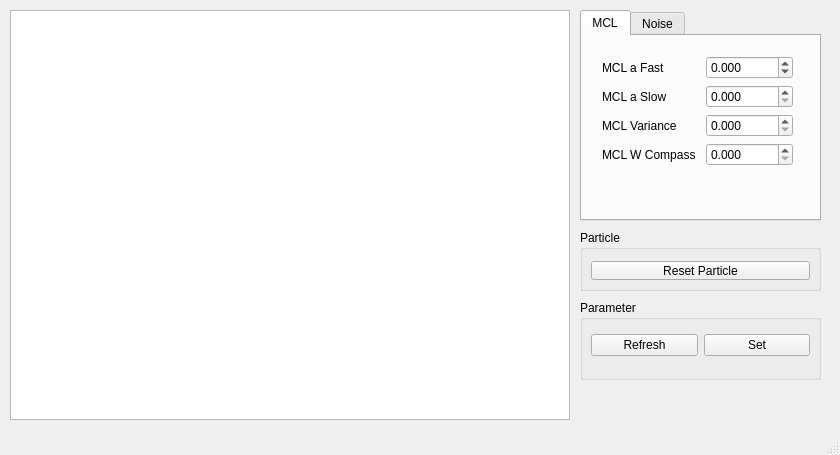
<?xml version="1.0" encoding="UTF-8"?>
<ui version="4.0">
 <class>MainWindow</class>
 <widget class="QMainWindow" name="MainWindow">
  <property name="geometry">
   <rect>
    <x>0</x>
    <y>0</y>
    <width>840</width>
    <height>455</height>
   </rect>
  </property>
  <property name="sizePolicy">
   <sizepolicy hsizetype="Preferred" vsizetype="Preferred">
    <horstretch>0</horstretch>
    <verstretch>0</verstretch>
   </sizepolicy>
  </property>
  <property name="windowTitle">
   <string>MainWindow</string>
  </property>
  <widget class="QWidget" name="centralWidget">
   <property name="sizePolicy">
    <sizepolicy hsizetype="Expanding" vsizetype="Expanding">
     <horstretch>0</horstretch>
     <verstretch>0</verstretch>
    </sizepolicy>
   </property>
   <widget class="QGraphicsView" name="graphicsView">
    <property name="geometry">
     <rect>
      <x>10</x>
      <y>10</y>
      <width>560</width>
      <height>410</height>
     </rect>
    </property>
    <property name="sizePolicy">
     <sizepolicy hsizetype="Preferred" vsizetype="Preferred">
      <horstretch>0</horstretch>
      <verstretch>0</verstretch>
     </sizepolicy>
    </property>
   </widget>
   <widget class="QTabWidget" name="tabWidget">
    <property name="geometry">
     <rect>
      <x>580</x>
      <y>10</y>
      <width>241</width>
      <height>211</height>
     </rect>
    </property>
    <property name="currentIndex">
     <number>0</number>
    </property>
    <widget class="QWidget" name="tab_3">
     <attribute name="title">
      <string>MCL</string>
     </attribute>
     <widget class="QWidget" name="formLayoutWidget_3">
      <property name="geometry">
       <rect>
        <x>10</x>
        <y>10</y>
        <width>211</width>
        <height>130</height>
       </rect>
      </property>
      <layout class="QFormLayout" name="formLayout_4">
       <property name="horizontalSpacing">
        <number>10</number>
       </property>
       <property name="leftMargin">
        <number>10</number>
       </property>
       <property name="topMargin">
        <number>10</number>
       </property>
       <property name="rightMargin">
        <number>10</number>
       </property>
       <property name="bottomMargin">
        <number>10</number>
       </property>
       <item row="0" column="0">
        <widget class="QLabel" name="label_9">
         <property name="text">
          <string>MCL a Fast</string>
         </property>
        </widget>
       </item>
       <item row="0" column="1">
        <widget class="QDoubleSpinBox" name="dspin_mcl_afast">
         <property name="decimals">
          <number>3</number>
         </property>
         <property name="minimum">
          <double>-99.000000000000000</double>
         </property>
         <property name="singleStep">
          <double>0.001000000000000</double>
         </property>
         <property name="value">
          <double>0.000000000000000</double>
         </property>
        </widget>
       </item>
       <item row="1" column="0">
        <widget class="QLabel" name="label_12">
         <property name="text">
          <string>MCL a Slow</string>
         </property>
        </widget>
       </item>
       <item row="1" column="1">
        <widget class="QDoubleSpinBox" name="dspin_mcl_aslow">
         <property name="decimals">
          <number>3</number>
         </property>
         <property name="singleStep">
          <double>0.010000000000000</double>
         </property>
        </widget>
       </item>
       <item row="2" column="0">
        <widget class="QLabel" name="label_13">
         <property name="text">
          <string>MCL Variance</string>
         </property>
        </widget>
       </item>
       <item row="2" column="1">
        <widget class="QDoubleSpinBox" name="dspin_mcl_variance">
         <property name="decimals">
          <number>3</number>
         </property>
         <property name="maximum">
          <double>10.000000000000000</double>
         </property>
        </widget>
       </item>
       <item row="3" column="1">
        <widget class="QDoubleSpinBox" name="dspin_mcl_wcmps">
         <property name="decimals">
          <number>3</number>
         </property>
         <property name="maximum">
          <double>1.000000000000000</double>
         </property>
         <property name="singleStep">
          <double>0.010000000000000</double>
         </property>
        </widget>
       </item>
       <item row="3" column="0">
        <widget class="QLabel" name="label">
         <property name="text">
          <string>MCL W Compass</string>
         </property>
        </widget>
       </item>
      </layout>
     </widget>
    </widget>
    <widget class="QWidget" name="tab">
     <attribute name="title">
      <string>Noise</string>
     </attribute>
     <widget class="QWidget" name="formLayoutWidget">
      <property name="geometry">
       <rect>
        <x>10</x>
        <y>10</y>
        <width>211</width>
        <height>161</height>
       </rect>
      </property>
      <layout class="QFormLayout" name="formLayout_2">
       <property name="leftMargin">
        <number>10</number>
       </property>
       <property name="topMargin">
        <number>10</number>
       </property>
       <property name="rightMargin">
        <number>10</number>
       </property>
       <property name="bottomMargin">
        <number>10</number>
       </property>
       <item row="0" column="0">
        <widget class="QLabel" name="label_4">
         <property name="text">
          <string>Motion Gauss X</string>
         </property>
        </widget>
       </item>
       <item row="0" column="1">
        <widget class="QDoubleSpinBox" name="dspin_mgauss_x">
         <property name="decimals">
          <number>3</number>
         </property>
         <property name="singleStep">
          <double>0.010000000000000</double>
         </property>
        </widget>
       </item>
       <item row="1" column="0">
        <widget class="QLabel" name="label_5">
         <property name="text">
          <string>Motion Gauss Y</string>
         </property>
        </widget>
       </item>
       <item row="1" column="1">
        <widget class="QDoubleSpinBox" name="dspin_mgauss_y">
         <property name="decimals">
          <number>3</number>
         </property>
         <property name="singleStep">
          <double>0.010000000000000</double>
         </property>
        </widget>
       </item>
       <item row="2" column="0">
        <widget class="QLabel" name="label_6">
         <property name="text">
          <string>Motion Gauss W</string>
         </property>
        </widget>
       </item>
       <item row="2" column="1">
        <widget class="QDoubleSpinBox" name="dspin_mgauss_w">
         <property name="decimals">
          <number>3</number>
         </property>
         <property name="singleStep">
          <double>0.010000000000000</double>
         </property>
        </widget>
       </item>
       <item row="3" column="0">
        <widget class="QLabel" name="label_10">
         <property name="text">
          <string>Vision Gauss X</string>
         </property>
        </widget>
       </item>
       <item row="3" column="1">
        <widget class="QDoubleSpinBox" name="dspin_vgauss_x"/>
       </item>
       <item row="4" column="0">
        <widget class="QLabel" name="label_11">
         <property name="text">
          <string>Vision Gauss Y</string>
         </property>
        </widget>
       </item>
       <item row="4" column="1">
        <widget class="QDoubleSpinBox" name="dspin_vgauss_y"/>
       </item>
      </layout>
     </widget>
    </widget>
   </widget>
   <widget class="QGroupBox" name="groupBox">
    <property name="geometry">
     <rect>
      <x>580</x>
      <y>300</y>
      <width>241</width>
      <height>80</height>
     </rect>
    </property>
    <property name="title">
     <string>Parameter</string>
    </property>
    <widget class="QWidget" name="horizontalLayoutWidget">
     <property name="geometry">
      <rect>
       <x>0</x>
       <y>20</y>
       <width>241</width>
       <height>51</height>
      </rect>
     </property>
     <layout class="QHBoxLayout" name="horizontalLayout">
      <item>
       <widget class="QPushButton" name="param_refresh_button">
        <property name="text">
         <string>Refresh</string>
        </property>
       </widget>
      </item>
      <item>
       <widget class="QPushButton" name="param_set_button">
        <property name="text">
         <string>Set</string>
        </property>
       </widget>
      </item>
     </layout>
    </widget>
   </widget>
   <widget class="QGroupBox" name="groupBox_2">
    <property name="geometry">
     <rect>
      <x>580</x>
      <y>230</y>
      <width>241</width>
      <height>61</height>
     </rect>
    </property>
    <property name="title">
     <string>Particle</string>
    </property>
    <widget class="QWidget" name="horizontalLayoutWidget_2">
     <property name="geometry">
      <rect>
       <x>0</x>
       <y>20</y>
       <width>241</width>
       <height>41</height>
      </rect>
     </property>
     <layout class="QHBoxLayout" name="horizontalLayout_2">
      <item>
       <widget class="QPushButton" name="mcl_reset_button">
        <property name="text">
         <string>Reset Particle</string>
        </property>
       </widget>
      </item>
     </layout>
    </widget>
   </widget>
  </widget>
  <widget class="QStatusBar" name="statusBar"/>
 </widget>
 <layoutdefault spacing="6" margin="11"/>
 <resources/>
 <connections/>
</ui>
